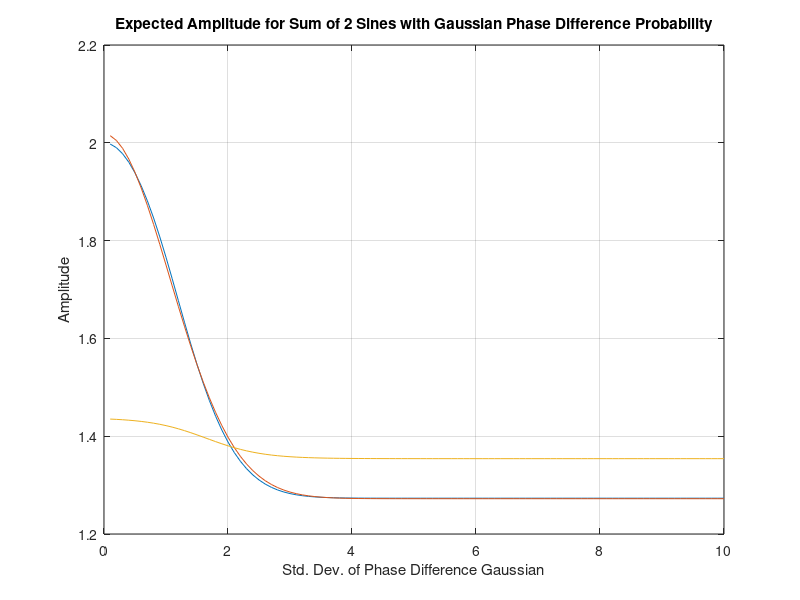

Reproduce this figure in MATLAB.
% expected amplitude for summing two sines with a random phase relationship
% whereby the difference in phases is normally distrobuted

% indefinite integral of this function wrt x gives amplitude for given sigma
Integrand = @(sigma, x) 1./(sigma.*sqrt(pi)).*exp(-0.5*(x./sigma).^2).*sqrt(1+cos(x));

% we'll loop over sigma values and calculate indefinite integral for each
sigmas = 0.1:0.1:10;
Integrals = zeros(size(sigmas));

phi = -100:0.01:100;    % range of integration

% for plotting integrands
%figure
%hold on

for index = 0:range(size(sigmas))
    currentIntegrand = Integrand(sigmas(index+1), phi);
    %plot(phi, currentIntegrand)
    
    currentIntegral = -trapz(currentIntegrand, phi);
    Integrals(index+1) = currentIntegral;
end

% plot ampltidue vs. sigma
figure
plot(sigmas, Integrals)
title('Expected Amplitude for Sum of 2 Sines with Gaussian Phase Difference Probability')
xlabel('Std. Dev. of Phase Difference Gaussian')
ylabel('Amplitude')
grid on

% fit resulting curve to normal distrobution
initGuess = [1,1,1];    % initial guess for amplitude, std dev, and +c
[fit, residual] = fminsearch(@(p) norm( p(1).*exp(-0.5.*((sigmas(:))./p(2)).^2) + p(3) -Integrals(:)), initGuess)
fit
residual

% plot normal fit
hold on
plot(sigmas, fit(1).*exp(-0.5.*((sigmas(:))./fit(2)).^2) + fit(3));


% logistic fit
initGuess = [0.7,2,2,1.2722];    % initial guess for amplitude, exponent, x0, and +c
[fit, residual,exitflag] = fminsearch(@(p) norm( p(1)./( 1 + exp(p(2)*(sigmas-p(3))) ) + p(4) -Integrals(:)), initGuess)
fit
residual
exitflag

% plot logistic fit
hold on
plot(sigmas, fit(1)./(1 + exp(fit(2)*(sigmas-fit(3)))) + fit(4));
%     ------> doesn't work for some reason
